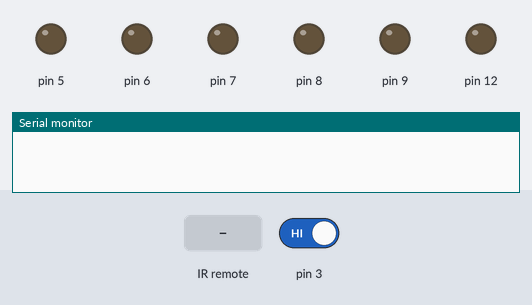
A sketch run on a simulated Arduino Uno, built with avr-gcc and run on an emulated ATmega328P. On the bench: output pins drawn as LEDs (lit = HIGH), the last lines printed to the serial monitor. Dashed ring = blinking. Inputs (shaded band) come from the test bench; at power-on: pin 3 HIGH.

Above: at 1.2 s.
1.3 s: pin 3 driven LOW
At 1.45 s:
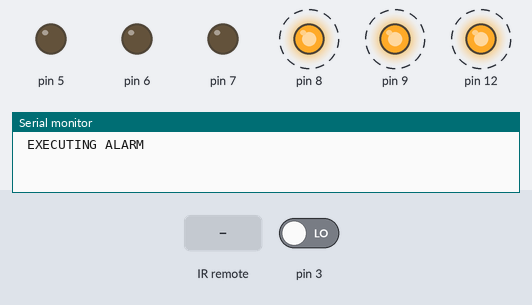
At 2.1 s:
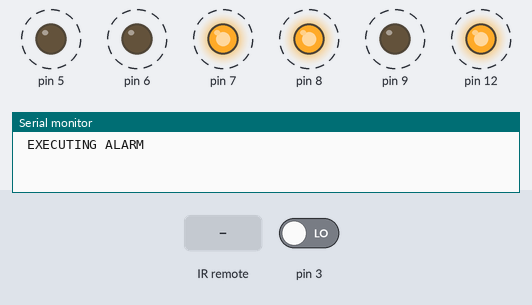
4.3 s: infrared code 0xFFFFFFFF received
Timing chart, 0 to 13.3 s (numbered marks = the images above; inputs shaded):
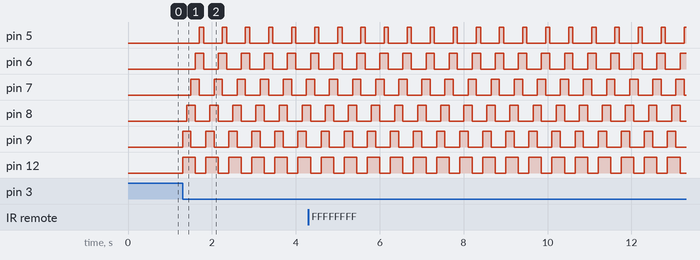

Measured:
- after the input at 1.3 s, pin 5: alternates HIGH for 0.10 s and LOW for 0.45 s, starting after 0.40 s; pin 6: alternates HIGH for 0.20 s and LOW for 0.35 s, starting after 0.30 s

The sketch:

sketch_aug25a.ino
```cpp
#include <IRremote.h>
const int receiver = 11;
IRrecv irrecev(receiver);
decode_results results;
String value = "";
int number = 0;
unsigned long key_value = 0;
String passwordReceived = "";
String password = "4321";
bool passwordSuccess = false;

void setup() {
  // put your setup code here, to run once:
   pinMode(3, INPUT);
   pinMode(6, OUTPUT);
   pinMode(5, OUTPUT);
   pinMode(7, OUTPUT);
   pinMode(8, OUTPUT);
   pinMode(9, OUTPUT);
   pinMode(12, OUTPUT);

   Serial.begin(9600);

}
void ledFlash() {

  digitalWrite(9, HIGH);
  digitalWrite(12, HIGH);
  delay(100);
  digitalWrite(8, HIGH);
  delay(100);
  digitalWrite(7, HIGH);
  digitalWrite(9, LOW);
  delay(100);
  digitalWrite(6, HIGH);
  digitalWrite(8, LOW);
  digitalWrite(12, LOW);
  delay(100);
  digitalWrite(5, HIGH);
  digitalWrite(7, LOW);
  delay(100);
  digitalWrite(6, LOW);
  digitalWrite(5, LOW);
  delay(50);

}

void detectPassword() {
  if (irrecev.decode(&results)) {

     if (results.value == 0XFFFFFFFF)
          results.value = key_value;

   value = results.value;
   Serial.println(value);

   if (value == "16603303"){
    number = 9;
    passwordReceived = passwordReceived + "9";
  } else if (value == "16582903") {
    number = 1;
    passwordReceived = passwordReceived + "1";
  } else if (value == "16615543") {
    number = 2;
    passwordReceived = passwordReceived + "2";
  } else if (value == "16599223") {
  number = 3;
  passwordReceived = passwordReceived + "3";
  } else if (value == "16591063") {
  number = 4;
  passwordReceived = passwordReceived + "4";
  } else if (value == "16623703") {
  number = 5;
  passwordReceived = passwordReceived + "5";
  } else if (value == "16607383") {
  number = 6;
  passwordReceived = passwordReceived + "6";
  } else if (value == "16586983") {
  number = 7;
  passwordReceived = passwordReceived + "7";
  } else if (value == "16619623") {
  number = 8;
  passwordReceived = passwordReceived + "8";
  }
    key_value = results.value;

  }

  if (passwordReceived == password) {
    Serial.println("password done");
    passwordSuccess = true;


  }


}

void executeAlarm()
 {
  Serial.print("\n EXECUTING ALARM");
  while (passwordSuccess == false) {
    irrecev.enableIRIn();
    ledFlash();
    detectPassword();

  }


 }

void loop() {
  // put your main code here, to run repeatedly:

  int digitalValue = digitalRead(3);
  if (digitalValue==LOW) {
    executeAlarm();
  }

}
```
